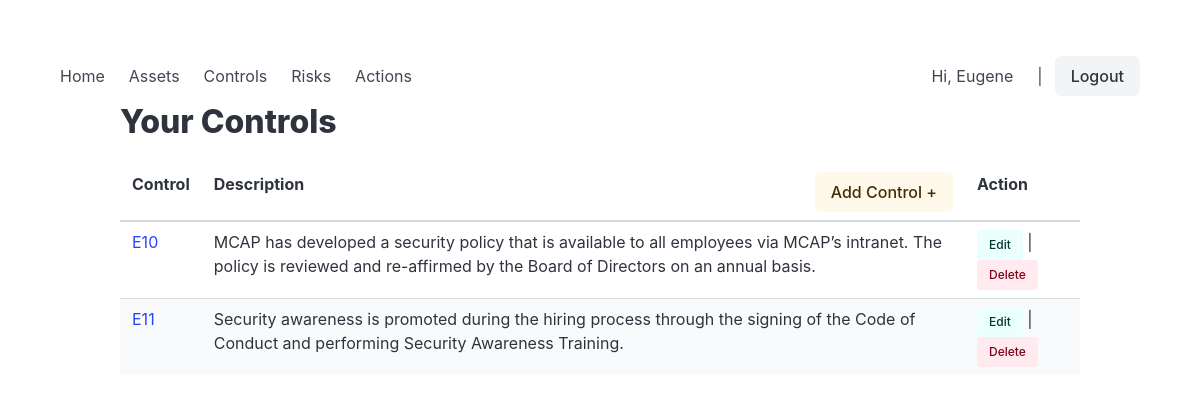
Page /car/control/ (signed in) on the committed database.
### car/models.py (models this page shows, shortened)
class TimestampedModel(models.Model):
    created_at = models.DateTimeField(auto_now_add=True)
    updated_at = models.DateTimeField(auto_now=True)
    created_by = models.ForeignKey(
        settings.AUTH_USER_MODEL,
        null=True,
        blank=True,
        on_delete=models.SET_NULL,
        related_name="%(class)s_created",
        editable=False,
    )
    updated_by = models.ForeignKey(
        settings.AUTH_USER_MODEL,
        null=True,
        blank=True,
        on_delete=models.SET_NULL,
        related_name="%(class)s_updated",
        editable=False,
    )
    updated_by_username = models.CharField(
        max_length=150,
        blank=True,
        editable=False,
    )
    class Meta:
        abstract = True

class Control(TimestampedModel):
    control_label = models.CharField(max_length=50, unique=True,
        help_text="Control code/label for reference in documents. I.e. IAM-002, BCP-003"
    )
    title = models.CharField(max_length=200,blank=True, help_text="Control title (optional)")
    description = models.TextField(help_text="Control description")
    sec_function = models.CharField(max_length=10,
        choices=SecurityFunction.choices,
    )
    asset = models.ForeignKey(Asset,related_name="controls",on_delete=models.PROTECT,blank=True,null=True)
    owner = models.ForeignKey(Owner,related_name="controls",on_delete=models.PROTECT,blank=True,null=True)
    status = models.CharField(max_length=10, choices=ControlStatus.choices, default=ControlStatus.ACTIVE)
    documentation_url = models.URLField(blank=True, help_text="URL to external control documentation.")
    history = HistoricalRecords()

### car/views.py (the view)
# urls.py: path("control/", views.control_list, name="control_list"),
def control_list(request):
    control_list = Control.objects.filter(owner__users=request.user).order_by("control_label")
    logger.debug("control_list: accessing by %s", request.user)
    context = {"control_list": control_list, "ptitle": "Your controls"}
    return render(request, "car/control_list.html", context)

### car/templates/car/control_list.html (shortened to what this page needs)
{% extends "car/base.html" %}
{% block content %}
{% load static %}
    <div class="container">
      <h1 class="title">Your Controls</h1>
      <table class="table is-striped is-hoverable is-fullwidth">
        <thead>
          <tr>
            <th>Control</th>
            <th>Description
              <div style="display: inline-block; float: right;"><a href="{% url 'control_edit' 0 %}">
			    <span title="Add new Control" class="button is-warning is-light">Add Control +</span></a></div>
            </th>
			<th>Action</th>
          </tr>
        </thead>
        <tbody>
        {% for contrl in control_list %}
          <tr>
            <td>
               <a href="{% url 'control_edit' contrl.pk %}">{{ contrl.control_label }}</a>
            </td>
            <td>{{ contrl.description }}</td>
			<td>
				    <a href="{% url 'control_edit' contrl.pk %}"><span class="button is-small is-primary is-light">Edit</span></a> |
					<button
                        class="button is-danger is-small is-light"
                        hx-get="{% url 'control_delete' contrl.id %}"
                        hx-target="#modal-container"
                        hx-trigger="click"
                        hx-swap="innerHTML"
                      >Delete</button>
			</td>
          </tr>
        {% empty %}
            <tr><td>No controls are assigned to you.</td></tr>
        {% endfor %}
        </tbody>
      </table>
    </div>
{% endblock %}

### car/templates/car/base.html (shortened to what this page needs)
<!DOCTYPE html>
{% load static %}
<html lang="en">
  <head>
    <link rel="stylesheet" href="https://cdn.jsdelivr.net/npm/bulma@1.0.4/css/bulma.min.css">
  </head>
  <body class="section">
    <nav class="navbar" role="navigation" aria-label="main navigation">
      <div id="mainNavbar" class="navbar-menu">
        <div class="navbar-start">
          <a class="navbar-item" href="{% url 'main' %}">Home</a>
          <a class="navbar-item" href="{% url 'asset_list' %}">Assets</a>
          <a class="navbar-item" href="{% url 'control_list' %}">Controls</a>
          <a class="navbar-item" href="{% url 'risk_list' %}">Risks</a>
          <a class="navbar-item" href="{% url 'action_list' %}">Actions</a>
        </div>
        <div class="navbar-end">
          <div class="navbar-item">
            <div class="buttons">
              {% if user.is_authenticated %}
                <a class="navbar-item">Hi, {{ user.first_name }}</a> |
                <a class="button is-light" hx-post="{% url 'logout' %}">Logout</a>
              {% else %}
                <a class="button is-primary" hx-post="{% url 'login' %}">Login</a>
              {% endif %}
            </div>
          </div>
        </div>
      </div>
    </nav>
    {% block content %}{% endblock %}
  </body>
</html>

### rows in the picture
Control: control_label "E10", description "MCAP has developed a security policy that is available to all employees via MCAP’s intranet. The policy is reviewed and re-affirmed by the Board of Directors on an annual basis."
Control: control_label "E11", description "Security awareness is promoted during the hiring process through the signing of the Code of Conduct and performing Security Awareness Training."

### other values in the picture
{{ user.first_name }} "Eugene"
